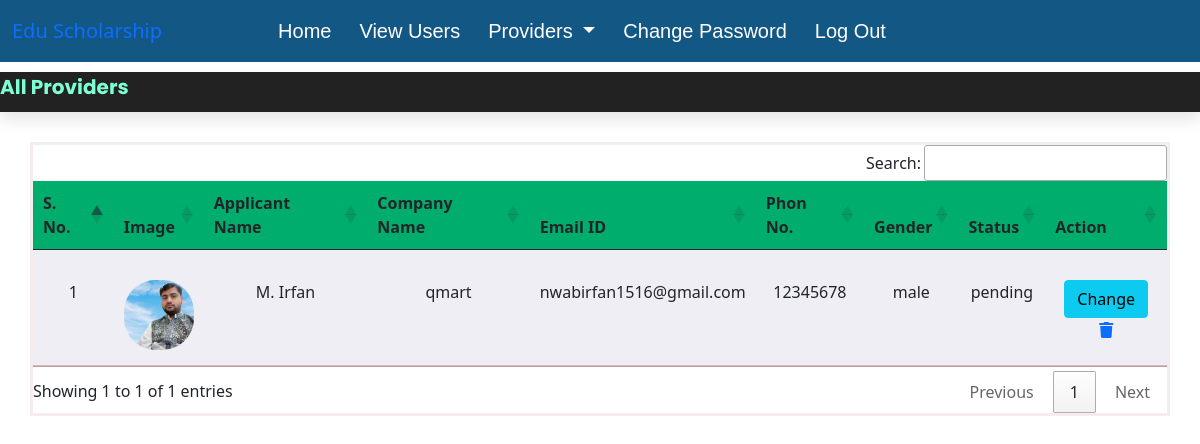
The page /providers_all (signed in) on the database as committed earlier.
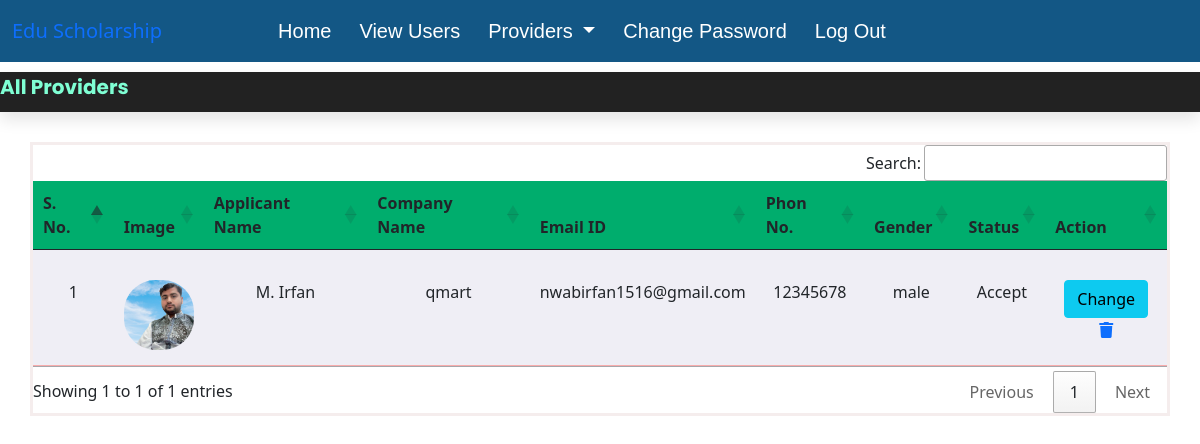
The same page on the database as committed later.
### scholarship/models.py (models this page shows, shortened)
class Provider(models.Model):
    user = models.ForeignKey(User, on_delete=models.CASCADE)
    mobile = models.CharField(max_length=12, null=False)
    image = models.FileField()
    gender = models.CharField(max_length=10, null=False)
    companyname = models.CharField(max_length=50, null=False)
    usertype = models.CharField(max_length=30, null=False)
    status = models.CharField(max_length=30, null=False)

### scholarship/views.py (the view)
# urls.py: path('providers_all', providers_all, name='providers_all'),
def providers_all(request):
    if not request.user.is_authenticated:
        return redirect('admin_login')
    providerdata = Provider.objects.all()
    dic = {'Providerdata': providerdata}
    return render(request, 'providers_all.html', dic)

### scholarship/templates/providers_all.html (shortened to what this page needs)
{% extends 'admin_base.html' %}
{% load static %}
{% block content %}
<section class="marquee">
    <marquee behavior="scroll" direction="left" scrollamount="12">All Providers</marquee>
</section>
<section class="view">
    <div class="container">
        <table class="table" id="example" >
            <thead>
                <tr>
                    <th>S. No.</th>
                    <th>Image</th>
                    <th>Applicant Name</th>
                    <th>Company Name</th>
                    <th>Email ID </th>
                    <th>Phon No.</th>
                    <th>Gender</th>
                    <th>Status</th>
                    <th>Action</th>
                </tr>
            </thead>
            <tbody>
                {% for data in Providerdata %}
                <tr>
                    <td>{{ forloop.counter }}</td>
                    <td><img src="{{ data.image.url }}"></td>
                    <td>{{ data.user.first_name }} {{ data.user.last_name }}</td>
                    <td>{{ data.companyname }}</td>
                    <td>{{ data.user.username }}</td>
                    <td>{{ data.mobile }}</td>
                    <td>{{ data.gender }}</td>
                    <td>{{ data.status }}</td>
                    <td><a href="{% url 'change_status' data.id %}" type="button" class="btn btn-info">Change</a>
                    <a href="{% url 'delete_provider' data.user.id %}" onclick="return confirm('Are you sure? \nYou want to delete...')"><i class="fa fa-trash" aria-hidden="true"></i></a>
                    </td>
                </tr>
                {% endfor %}
            </tbody>
        </table>
    </div>
</section>
{% endblock %}

Rows that differ between the two databases and show on the page:
changed Provider "qmart": status "pending" → "Accept"
